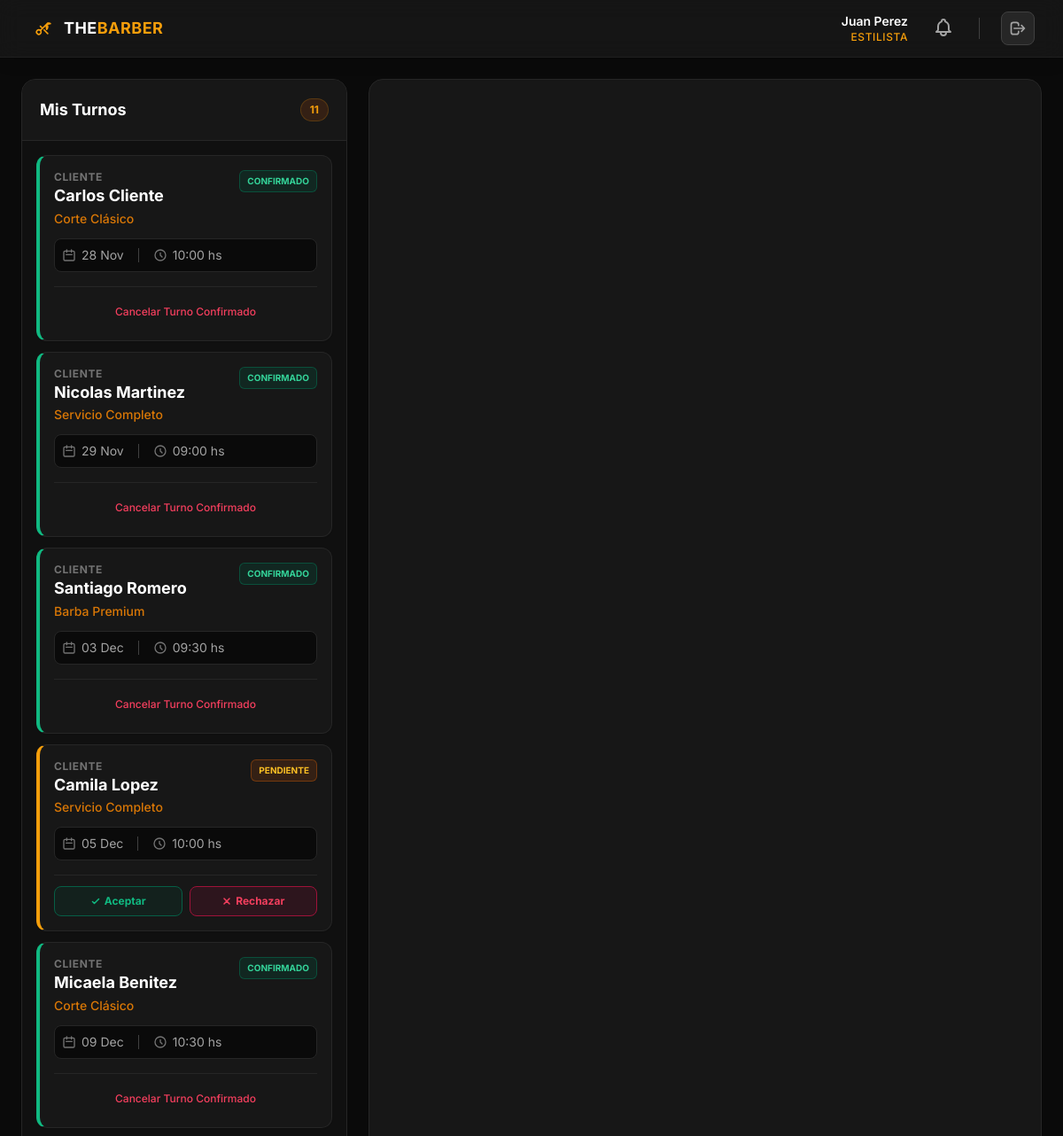
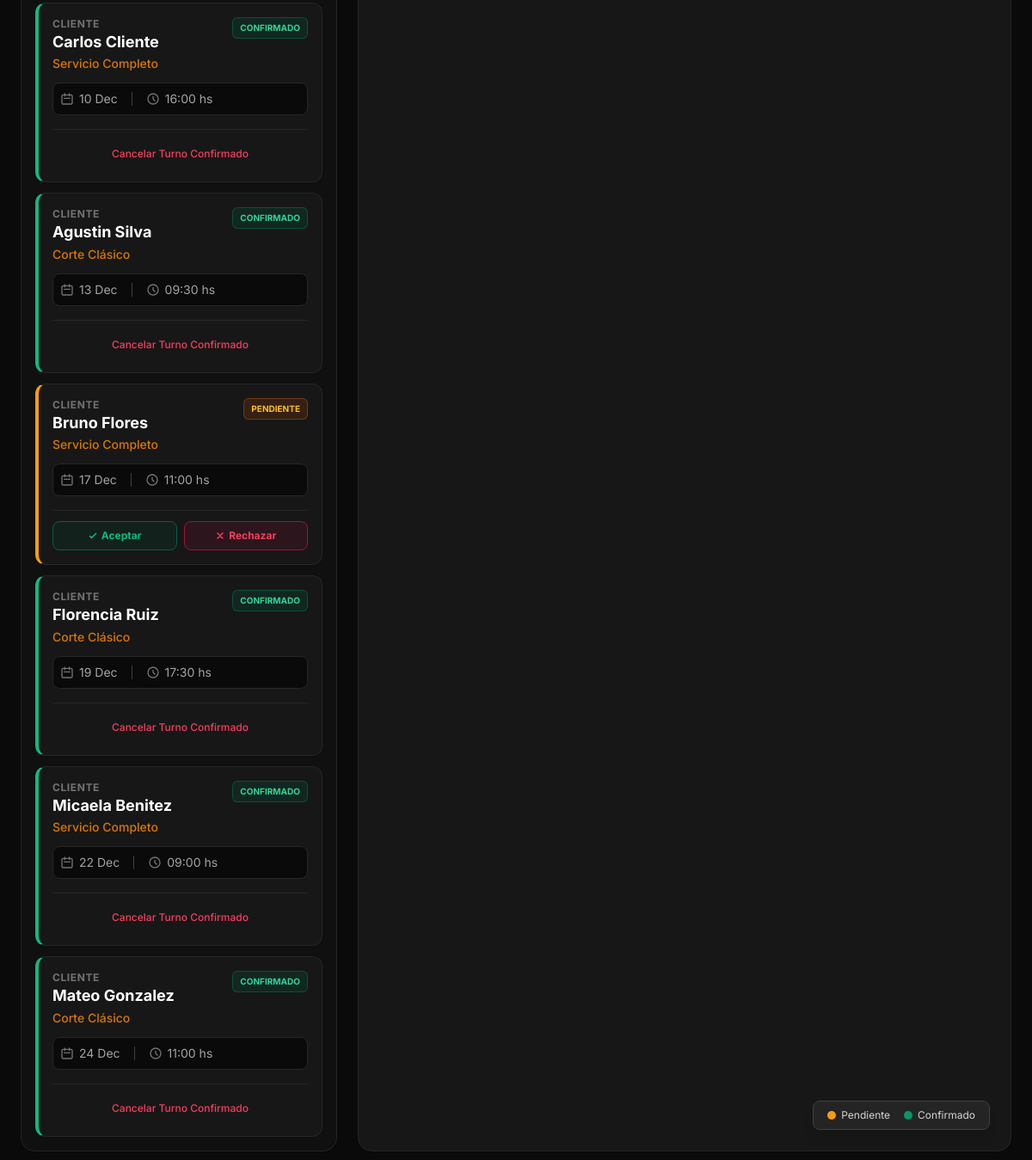
The app's page /controllers/PeluqueroDashboard.php (signed in) with its own data (2 pictures, top to bottom).
### tables this page shows
CREATE TABLE `turnos` (
  `id` int(11) NOT NULL,
  `usuario_id` int(11) NOT NULL,
  `fecha` date NOT NULL,
  `hora` time NOT NULL,
  `servicio` varchar(100) NOT NULL,
  `created_at` timestamp NOT NULL DEFAULT current_timestamp(),
  `estado` varchar(20) DEFAULT 'pendiente',
  `servicio_id` int(11) DEFAULT NULL,
  `peluquero_id` int(11) DEFAULT NULL
);

CREATE TABLE `usuarios` (
  `id` int(11) NOT NULL,
  `nombre` varchar(100) NOT NULL,
  `rol` enum('Administrador','Cliente','Peluquero') NOT NULL DEFAULT 'Cliente',
  `email` varchar(255) NOT NULL,
  `password_hash` varchar(255) NOT NULL,
  `fecha_registro` timestamp NOT NULL DEFAULT current_timestamp(),
  `intentos_fallidos` int(11) DEFAULT 0,
  `bloqueado_hasta` datetime DEFAULT NULL,
  `foto` varchar(255) DEFAULT NULL,
  `telefono` varchar(20) DEFAULT NULL,
  `biografia` text DEFAULT NULL
);

CREATE TABLE `servicios` (
  `id` int(11) NOT NULL,
  `nombre` varchar(100) NOT NULL,
  `descripcion` text DEFAULT NULL,
  `precio` decimal(10,2) NOT NULL,
  `duracion_estimada` int(11) DEFAULT 30
);

### controllers/PeluqueroDashboard.php (called while the page is built, shortened)
<?php
require_once '../models/Turno.php';
$turnos = Turno::obtenerPorPeluquero($_SESSION['usuario_id']);
require '../views/peluquero_dashboard.php';
?>

### models/Turno.php (called while the page is built, shortened)
<?php
require_once __DIR__ . '/../config/conexion_db.php';
class Turno {
    public static function obtenerPorPeluquero($peluquero_id) {
        global $pdo;
        $sql = "SELECT t.id, t.fecha, t.hora, t.estado, u.nombre as nombre_cliente, s.nombre as servicio
                FROM turnos t
                JOIN usuarios u ON t.usuario_id = u.id
                LEFT JOIN servicios s ON t.servicio_id = s.id
                WHERE t.peluquero_id = ? AND t.fecha >= CURDATE() -- Solo futuros
                ORDER BY t.fecha ASC, t.hora ASC";
        $stmt = $pdo->prepare($sql);
        $stmt->execute([$peluquero_id]);
        return $stmt->fetchAll(PDO::FETCH_ASSOC);
    }
}
?>

### views/peluquero_dashboard.php (the view, shortened to what this page needs)
<!DOCTYPE html>
<html lang="es">
<head>
    <script src="https://cdn.tailwindcss.com"></script>
</head>
<body class="bg-neutral-950 text-neutral-300 h-screen flex flex-col overflow-hidden selection:bg-amber-500 selection:text-white">
    <header class="bg-neutral-900/90 backdrop-blur-md border-b border-white/5 shadow-lg shrink-0 z-20">
        <div class="max-w-7xl mx-auto px-4 sm:px-6 lg:px-8 h-16 flex items-center justify-between">
            <div class="flex items-center gap-2">
                <div class="text-amber-500 p-1.5 rounded-lg">
                </div>
                <h1 class="text-lg font-bold tracking-wide hidden sm:block text-white">THE<span class="text-amber-500">BARBER</span></h1>
            </div>
            <div class="flex items-center gap-6">
                <div class="text-right hidden sm:block">
                    <p class="text-sm font-semibold text-white"><?php echo htmlspecialchars($_SESSION['nombre'] ?? 'Profesional'); ?></p>
                    <p class="text-xs text-amber-500 font-medium tracking-wider">ESTILISTA</p>
                </div>
                <div class="relative group">
                    <button class="text-neutral-400 hover:text-white relative focus:outline-none p-1 transition">
                    </button>
                </div>
                <a href="../controllers/auth_logout.php" class="bg-neutral-800 hover:bg-red-900/30 text-neutral-400 hover:text-red-400 p-2 rounded-lg transition border border-neutral-700 hover:border-red-900/50" title="Cerrar Sesión">
                    <svg class="w-5 h-5" fill="none" stroke="currentColor" viewBox="0 0 24 24"><path stroke-linecap="round" stroke-linejoin="round" stroke-width="2" d="M17 16l4-4m0 0l-4-4m4 4H7m6 4v1a3 3 0 01-3 3H6a3 3 0 01-3-3V7a3 3 0 013-3h4a3 3 0 013 3v1"></path></svg>
                </a>
            </div>
        </div>
    </header>
    <div class="flex-1 overflow-hidden p-4 lg:p-6 max-w-7xl mx-auto w-full">
        <div class="grid grid-cols-1 lg:grid-cols-12 gap-6 h-full">
            <div class="lg:col-span-4 bg-neutral-900 rounded-2xl shadow-sm border border-neutral-800 flex flex-col h-full overflow-hidden">
                <div class="p-5 border-b border-neutral-800 bg-neutral-900 flex justify-between items-center">
                    <h2 class="font-bold text-white text-lg">Mis Turnos</h2>
                    <span class="bg-amber-900/30 text-amber-500 text-xs font-bold px-2.5 py-1 rounded-full border border-amber-500/20"><?php echo isset($turnos) ? count($turnos) : 0; ?></span>
                </div>
                <div class="overflow-y-auto flex-1 p-4 custom-scroll space-y-3 bg-neutral-950/50">
                    <?php if(isset($turnos) && count($turnos) > 0): ?>
                        <?php foreach ($turnos as $t): ?>
                            <?php
                                $borde = 'border-l-amber-500';
                                $estadoClass = 'bg-amber-900/30 text-amber-400 border border-amber-700/50';
                                $estadoTexto = 'Pendiente';
                                if($t['estado'] == 'confirmado') {
                                    $borde = 'border-l-emerald-500';
                                    $estadoClass = 'bg-emerald-900/30 text-emerald-400 border border-emerald-700/50';
                                    $estadoTexto = 'Confirmado';
                                } elseif($t['estado'] == 'cancelado' || $t['estado'] == 'cancelado_cliente') {
                                    $borde = 'border-l-rose-500';
                                    $estadoClass = 'bg-rose-900/30 text-rose-400 border border-rose-700/50';
                                    $estadoTexto = 'Cancelado';
                                }
                            ?>
                            <div class="bg-neutral-900 p-4 rounded-xl shadow-sm border border-neutral-800 border-l-4 <?php echo $borde; ?> hover:border-neutral-700 transition duration-200 group">
                                <div class="flex justify-between items-start mb-3">
                                    <div class="flex flex-col">
                                        <span class="text-xs font-bold text-neutral-500 uppercase tracking-wider mb-0.5">Cliente</span>
                                        <h3 class="font-bold text-white text-lg leading-tight"><?php echo htmlspecialchars($t['nombre_cliente']); ?></h3>
                                        <p class="text-sm text-amber-600 font-medium mt-1"><?php echo htmlspecialchars($t['servicio'] ?? 'Servicio General'); ?></p>
                                    </div>
                                    <span class="<?php echo $estadoClass; ?> text-[10px] uppercase font-bold px-2 py-1 rounded-md">
                                        <?php echo $estadoTexto; ?>
                                    </span>
                                </div>
                                <div class="flex items-center gap-4 text-sm text-neutral-400 bg-neutral-950 p-2 rounded-lg border border-neutral-800">
                                    <div class="flex items-center gap-1.5">
                                        <svg class="w-4 h-4 text-neutral-500" fill="none" stroke="currentColor" viewBox="0 0 24 24"><path stroke-linecap="round" stroke-linejoin="round" stroke-width="2" d="M8 7V3m8 4V3m-9 8h10M5 21h14a2 2 0 002-2V7a2 2 0 00-2-2H5a2 2 0 00-2 2v12a2 2 0 002 2z"></path></svg>
                                        <span><?php echo date("d M", strtotime($t['fecha'])); ?></span>
                                    </div>
                                    <div class="flex items-center gap-1.5">
                                        <svg class="w-4 h-4 text-neutral-500" fill="none" stroke="currentColor" viewBox="0 0 24 24"><path stroke-linecap="round" stroke-linejoin="round" stroke-width="2" d="M12 8v4l3 3m6-3a9 9 0 11-18 0 9 9 0 0118 0z"></path></svg>
                                        <span><?php echo substr($t['hora'], 0, 5); ?> hs</span>
                                    </div>
                                </div>
                                <div class="grid grid-cols-2 gap-2 mt-4 pt-3 border-t border-neutral-800">
                                    <?php if($t['estado'] == 'pendiente'): ?>
                                        <button onclick="cambiarEstado(<?php echo $t['id']; ?>, 'confirmado')" class="bg-emerald-900/20 hover:bg-emerald-900/40 text-emerald-500 py-2 rounded-lg text-xs font-bold transition border border-emerald-800 flex justify-center items-center gap-1">
                                            <svg class="w-3 h-3" fill="none" stroke="currentColor" viewBox="0 0 24 24"><path stroke-linecap="round" stroke-linejoin="round" stroke-width="3" d="M5 13l4 4L19 7"></path></svg>
                                            Aceptar
                                        </button>
                                        <button onclick="cambiarEstado(<?php echo $t['id']; ?>, 'cancelado')" class="bg-rose-900/20 hover:bg-rose-900/40 text-rose-500 py-2 rounded-lg text-xs font-bold transition border border-rose-800 flex justify-center items-center gap-1">
                                            <svg class="w-3 h-3" fill="none" stroke="currentColor" viewBox="0 0 24 24"><path stroke-linecap="round" stroke-linejoin="round" stroke-width="3" d="M6 18L18 6M6 6l12 12"></path></svg>
                                            Rechazar
                                        </button>
                                    <?php elseif($t['estado'] == 'confirmado'): ?>
                                        <button onclick="cambiarEstado(<?php echo $t['id']; ?>, 'cancelado')" class="col-span-2 text-rose-500 hover:text-rose-400 text-xs font-medium hover:bg-rose-900/20 py-2 rounded transition">
                                            Cancelar Turno Confirmado
                                        </button>
                                    <?php else: ?>
                                        <div class="col-span-2 text-center text-xs text-neutral-600 italic py-1">Gestión finalizada</div>
                                    <?php endif; ?>
                                </div>
                            </div>
                        <?php endforeach; ?>
                    <?php endif; ?>
                </div>
            </div>
            <div class="lg:col-span-8 bg-neutral-900 rounded-2xl shadow-sm border border-neutral-800 p-4 h-full flex flex-col relative">
                <div id='calendar' class="flex-1 z-0 text-neutral-300"></div>
                <div class="hidden md:flex absolute bottom-6 right-6 bg-neutral-800/90 backdrop-blur px-4 py-2 rounded-lg shadow-lg border border-neutral-700 text-xs gap-4 z-10 text-neutral-300">
                    <div class="flex items-center gap-1.5"><span class="w-2.5 h-2.5 rounded-full bg-amber-500"></span> Pendiente</div>
                    <div class="flex items-center gap-1.5"><span class="w-2.5 h-2.5 rounded-full bg-emerald-600"></span> Confirmado</div>
                </div>
            </div>
        </div>
    </div>
</body>
</html>

### views/peluquero_dashboard.php (style rules this page uses)
body { font-family: 'Inter', sans-serif; }

### records on screen
turnos: usuario.nombre "Carlos Cliente", servicio.nombre "Corte Clásico", estado "CONFIRMADO", fecha "28 Nov", hora "10:00"
turnos: usuario.nombre "Nicolas Martinez", servicio.nombre "Servicio Completo", estado "CONFIRMADO", fecha "29 Nov", hora "09:00"
turnos: usuario.nombre "Santiago Romero", servicio.nombre "Barba Premium", estado "CONFIRMADO", fecha "03 Dec", hora "09:30"
turnos: usuario.nombre "Camila Lopez", servicio.nombre "Servicio Completo", estadoTexto "PENDIENTE", fecha "05 Dec", hora "10:00"
turnos: usuario.nombre "Micaela Benitez", servicio.nombre "Corte Clásico", estado "CONFIRMADO", fecha "09 Dec", hora "10:30"
turnos: usuario.nombre "Carlos Cliente", servicio.nombre "Servicio Completo", estado "CONFIRMADO", fecha "10 Dec", hora "16:00"
turnos: usuario.nombre "Agustin Silva", servicio.nombre "Corte Clásico", estado "CONFIRMADO", fecha "13 Dec", hora "09:30"
turnos: usuario.nombre "Bruno Flores", servicio.nombre "Servicio Completo", estadoTexto "PENDIENTE", fecha "17 Dec", hora "11:00"
turnos: usuario.nombre "Florencia Ruiz", servicio.nombre "Corte Clásico", estado "CONFIRMADO", fecha "19 Dec", hora "17:30"
turnos: usuario.nombre "Micaela Benitez", servicio.nombre "Servicio Completo", estado "CONFIRMADO", fecha "22 Dec", hora "09:00"
turnos: usuario.nombre "Mateo Gonzalez", servicio.nombre "Corte Clásico", estado "CONFIRMADO", fecha "24 Dec", hora "11:00"

### other values on screen
$_SESSION['nombre'] "Juan Perez"
count($turnos) "11"
